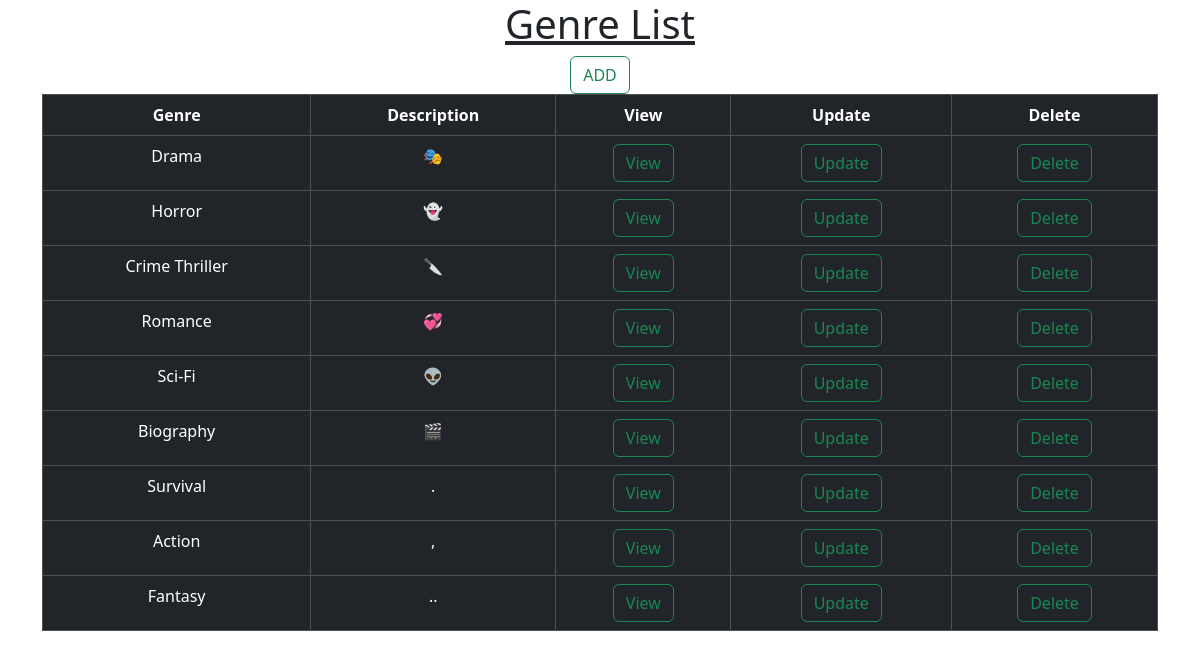
Page /genrelist/ on the committed database.
### film/models.py (models this page shows, shortened)
class genre(models.Model):
    name=models.CharField(max_length=50)
    description=models.TextField(max_length=200,null=True)

### film/views.py (the view)
# urls.py: path('genrelist/',GenreList.as_view(),name="genre_list"),
class GenreList(View):
    def get(self,request,*args,**kwargs):
        qs=genre.objects.all()
        print(request.GET)
        return render(request,"gen_list.html",{"qs":qs})

### film/templates/gen_list.html (shortened to what this page needs)
<!DOCTYPE html>
<html lang="en">
<head>
    <link href="https://cdn.jsdelivr.net/npm/bootstrap@5.3.2/dist/css/bootstrap.min.css" rel="stylesheet"
>
</head>
<body>
    <div class="container">
        <table class="table table-bordered table-dark" align="center">
            <center>
                <u>
                    <h1>Genre List</h1>
                </u>
                <a class="btn btn-outline-success" href="{% url 'genre'  %}">ADD
                </a>
            </center>
            <tr>
                <th>Genre</th>
                <th>Description</th>
                <th>View</th>
                <th>Update</th>
                <th>Delete</th>
                {% for i in qs%}
            <tr>
                <td>{{i.name}}</td>
                <td>{{i.description}}</td>
                <td>
                    <a class="btn btn-outline-success" href="{% url 'gen-details' i.id %}">View
                    </a>
                </td>
                <td>
                    <a class="btn btn-outline-success" href="{% url 'gen-update' i.id %}">Update
                    </a>
                </td>
                <td>
                    <a class="btn btn-outline-success" href="{% url 'gen-delete' i.id %}">Delete
                    </a>
                </td>
            </tr>
            {%endfor%}
        </table>
    </div>
</body>
</html>

### film/templates/gen_list.html (style rules this page uses)
table { text-align: center; }

### rows in the picture
genre: name "Drama", description "🎭"
genre: name "Horror", description "👻"
genre: name "Crime Thriller", description "🔪"
genre: name "Romance", description "💞"
genre: name "Sci-Fi", description "👽"
genre: name "Biography", description "🎬"
genre: name "Survival", description "."
genre: name "Action", description ","
genre: name "Fantasy", description ".."
